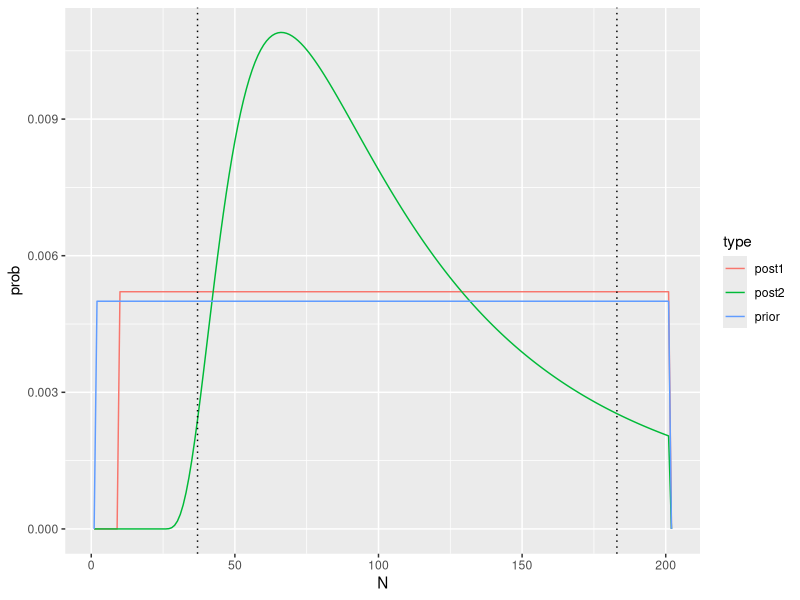

Generate this figure with R:
## ---- chunk 1
# knitr::opts_chunk$set(echo = FALSE)
knitr::opts_chunk$set(warning = FALSE)
knitr::opts_chunk$set(message = FALSE)
knitr::opts_chunk$set(out.width = "50%")
knitr::opts_current$set(fig.align = "center")
library(tidyverse)
library(RColorBrewer)

options(ggplot2.discrete.color=brewer.pal(8, "Dark2"))
options(ggplot2.discrete.fill=brewer.pal(8, "Dark2"))
## ---- chunk 2
# Simulate data
N <- 50
n <- c(10, 20)
theta <- rep(NA, 2)
theta[1] <- rhyper(1, N, 0, n[1])
theta[2] <- rhyper(1, theta[1], N-theta[1], n[2])
## ---- chunk 3
# Simulate 1st capture and mark
capture <- tibble(N = seq(0:201),
                  prior = c(0, rep(0.005, 200), 0))
lik <- dhyper(theta[1], capture$N, 0, n[1])
lik[is.na(lik)] <- 0
post_unstd <- lik * capture$prior
capture$post1 <- post_unstd / sum(post_unstd)
## ---- chunk 4
# See https://stats.stackexchange.com/questions/381520/how-can-i-estimate-the-highest-posterior-density-interval-from-a-set-of-x-y-valu

# Find approximate HPDI
hdi = function(x, x.density, coverage)
{
  best = 0
  for (ai in 1 : (length(x) - 1))
  {
    for (bi in (ai + 1) : length(x))
    {
      mass = sum(diff(x[ai : bi]) * x.density[(ai + 1) : bi])
      if (mass >= coverage && mass / (x[bi] - x[ai]) > best)
      {
        best = mass / (x[bi] - x[ai])
        ai.best = ai
        bi.best = bi
      }
    }
  }
  c(x[ai.best], x[bi.best])
}
## ---- chunk 5
# Simulate recapture
# posterior from 1st capture is now prior for recapture
lik <- dhyper(theta[2], n[1], capture$N-n[1], n[2])
lik[is.na(lik)] <- 0
post_unstd <- lik * capture$post1
capture$post2 <- post_unstd / sum(post_unstd)

# Calculate 95% HPDI
hpdi <- capture$N[hdi(capture$N, capture$post2, 0.95)]

capture %>%
  pivot_longer(-N, names_to="type", 
               values_to="prob") %>%
  ggplot() +
  geom_line(aes(x=N, y=prob, color=type)) +
  geom_vline(xintercept=hpdi, 
             linetype="dotted")
